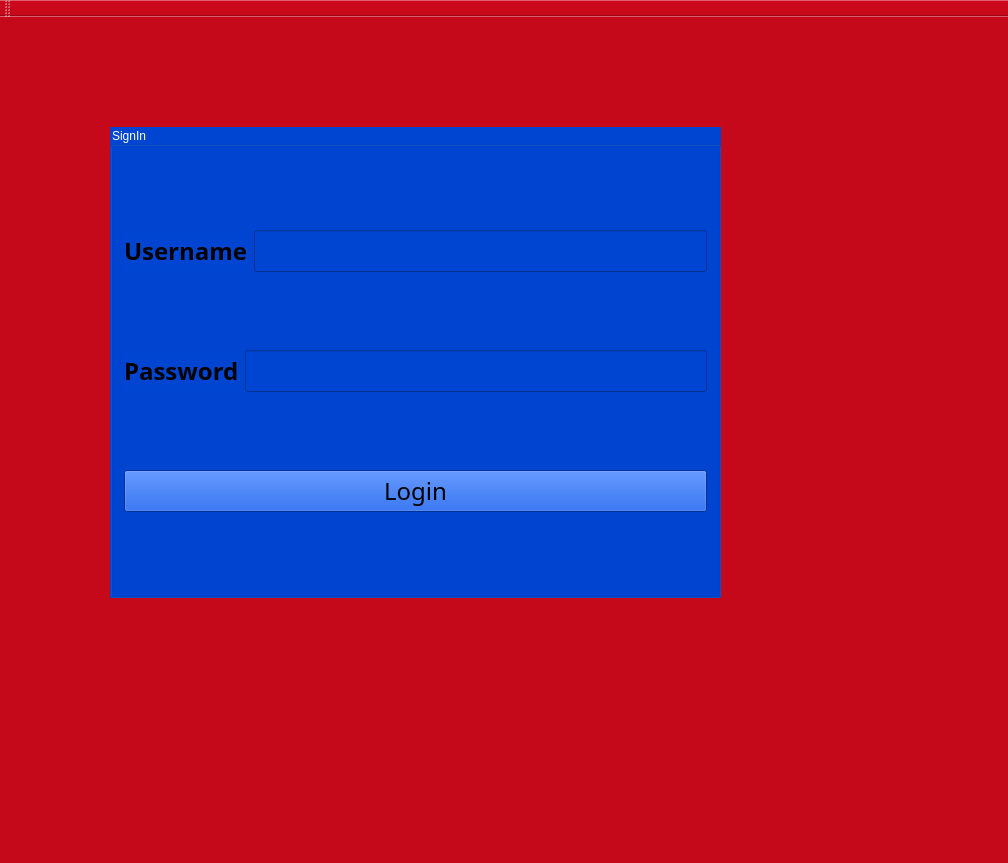
<?xml version="1.0" encoding="UTF-8"?>
<ui version="4.0">
 <class>MainWindow</class>
 <widget class="QMainWindow" name="MainWindow">
  <property name="geometry">
   <rect>
    <x>0</x>
    <y>0</y>
    <width>1008</width>
    <height>863</height>
   </rect>
  </property>
  <property name="windowTitle">
   <string>MainWindow</string>
  </property>
  <property name="autoFillBackground">
   <bool>false</bool>
  </property>
  <property name="styleSheet">
   <string notr="true">background-color: rgb(198, 8, 27);</string>
  </property>
  <property name="iconSize">
   <size>
    <width>60</width>
    <height>60</height>
   </size>
  </property>
  <property name="toolButtonStyle">
   <enum>Qt::ToolButtonIconOnly</enum>
  </property>
  <widget class="QWidget" name="centralWidget">
   <widget class="QGroupBox" name="groupBox_Login">
    <property name="geometry">
     <rect>
      <x>110</x>
      <y>110</y>
      <width>611</width>
      <height>471</height>
     </rect>
    </property>
    <property name="palette">
     <palette>
      <active>
       <colorrole role="WindowText">
        <brush brushstyle="SolidPattern">
         <color alpha="255">
          <red>255</red>
          <green>255</green>
          <blue>255</blue>
         </color>
        </brush>
       </colorrole>
       <colorrole role="Button">
        <brush brushstyle="SolidPattern">
         <color alpha="255">
          <red>0</red>
          <green>69</green>
          <blue>209</blue>
         </color>
        </brush>
       </colorrole>
       <colorrole role="Text">
        <brush brushstyle="SolidPattern">
         <color alpha="255">
          <red>255</red>
          <green>255</green>
          <blue>255</blue>
         </color>
        </brush>
       </colorrole>
       <colorrole role="ButtonText">
        <brush brushstyle="SolidPattern">
         <color alpha="255">
          <red>255</red>
          <green>255</green>
          <blue>255</blue>
         </color>
        </brush>
       </colorrole>
       <colorrole role="Base">
        <brush brushstyle="SolidPattern">
         <color alpha="255">
          <red>0</red>
          <green>69</green>
          <blue>209</blue>
         </color>
        </brush>
       </colorrole>
       <colorrole role="Window">
        <brush brushstyle="SolidPattern">
         <color alpha="255">
          <red>0</red>
          <green>69</green>
          <blue>209</blue>
         </color>
        </brush>
       </colorrole>
      </active>
      <inactive>
       <colorrole role="WindowText">
        <brush brushstyle="SolidPattern">
         <color alpha="255">
          <red>255</red>
          <green>255</green>
          <blue>255</blue>
         </color>
        </brush>
       </colorrole>
       <colorrole role="Button">
        <brush brushstyle="SolidPattern">
         <color alpha="255">
          <red>0</red>
          <green>69</green>
          <blue>209</blue>
         </color>
        </brush>
       </colorrole>
       <colorrole role="Text">
        <brush brushstyle="SolidPattern">
         <color alpha="255">
          <red>255</red>
          <green>255</green>
          <blue>255</blue>
         </color>
        </brush>
       </colorrole>
       <colorrole role="ButtonText">
        <brush brushstyle="SolidPattern">
         <color alpha="255">
          <red>255</red>
          <green>255</green>
          <blue>255</blue>
         </color>
        </brush>
       </colorrole>
       <colorrole role="Base">
        <brush brushstyle="SolidPattern">
         <color alpha="255">
          <red>0</red>
          <green>69</green>
          <blue>209</blue>
         </color>
        </brush>
       </colorrole>
       <colorrole role="Window">
        <brush brushstyle="SolidPattern">
         <color alpha="255">
          <red>0</red>
          <green>69</green>
          <blue>209</blue>
         </color>
        </brush>
       </colorrole>
      </inactive>
      <disabled>
       <colorrole role="WindowText">
        <brush brushstyle="SolidPattern">
         <color alpha="255">
          <red>120</red>
          <green>120</green>
          <blue>120</blue>
         </color>
        </brush>
       </colorrole>
       <colorrole role="Button">
        <brush brushstyle="SolidPattern">
         <color alpha="255">
          <red>0</red>
          <green>69</green>
          <blue>209</blue>
         </color>
        </brush>
       </colorrole>
       <colorrole role="Text">
        <brush brushstyle="SolidPattern">
         <color alpha="255">
          <red>120</red>
          <green>120</green>
          <blue>120</blue>
         </color>
        </brush>
       </colorrole>
       <colorrole role="ButtonText">
        <brush brushstyle="SolidPattern">
         <color alpha="255">
          <red>120</red>
          <green>120</green>
          <blue>120</blue>
         </color>
        </brush>
       </colorrole>
       <colorrole role="Base">
        <brush brushstyle="SolidPattern">
         <color alpha="255">
          <red>0</red>
          <green>69</green>
          <blue>209</blue>
         </color>
        </brush>
       </colorrole>
       <colorrole role="Window">
        <brush brushstyle="SolidPattern">
         <color alpha="255">
          <red>0</red>
          <green>69</green>
          <blue>209</blue>
         </color>
        </brush>
       </colorrole>
      </disabled>
     </palette>
    </property>
    <property name="autoFillBackground">
     <bool>false</bool>
    </property>
    <property name="styleSheet">
     <string notr="true">background-color: rgb(0, 69, 209);</string>
    </property>
    <property name="title">
     <string>SignIn</string>
    </property>
    <layout class="QVBoxLayout" name="verticalLayout">
     <item>
      <layout class="QHBoxLayout" name="horizontalLayout">
       <item>
        <widget class="QLabel" name="label_Username">
         <property name="palette">
          <palette>
           <active>
            <colorrole role="Button">
             <brush brushstyle="SolidPattern">
              <color alpha="255">
               <red>0</red>
               <green>69</green>
               <blue>209</blue>
              </color>
             </brush>
            </colorrole>
            <colorrole role="Text">
             <brush brushstyle="SolidPattern">
              <color alpha="255">
               <red>255</red>
               <green>255</green>
               <blue>255</blue>
              </color>
             </brush>
            </colorrole>
            <colorrole role="Base">
             <brush brushstyle="SolidPattern">
              <color alpha="255">
               <red>0</red>
               <green>69</green>
               <blue>209</blue>
              </color>
             </brush>
            </colorrole>
            <colorrole role="Window">
             <brush brushstyle="SolidPattern">
              <color alpha="255">
               <red>0</red>
               <green>69</green>
               <blue>209</blue>
              </color>
             </brush>
            </colorrole>
           </active>
           <inactive>
            <colorrole role="Button">
             <brush brushstyle="SolidPattern">
              <color alpha="255">
               <red>0</red>
               <green>69</green>
               <blue>209</blue>
              </color>
             </brush>
            </colorrole>
            <colorrole role="Text">
             <brush brushstyle="SolidPattern">
              <color alpha="255">
               <red>255</red>
               <green>255</green>
               <blue>255</blue>
              </color>
             </brush>
            </colorrole>
            <colorrole role="Base">
             <brush brushstyle="SolidPattern">
              <color alpha="255">
               <red>0</red>
               <green>69</green>
               <blue>209</blue>
              </color>
             </brush>
            </colorrole>
            <colorrole role="Window">
             <brush brushstyle="SolidPattern">
              <color alpha="255">
               <red>0</red>
               <green>69</green>
               <blue>209</blue>
              </color>
             </brush>
            </colorrole>
           </inactive>
           <disabled>
            <colorrole role="Button">
             <brush brushstyle="SolidPattern">
              <color alpha="255">
               <red>0</red>
               <green>69</green>
               <blue>209</blue>
              </color>
             </brush>
            </colorrole>
            <colorrole role="Text">
             <brush brushstyle="SolidPattern">
              <color alpha="255">
               <red>120</red>
               <green>120</green>
               <blue>120</blue>
              </color>
             </brush>
            </colorrole>
            <colorrole role="Base">
             <brush brushstyle="SolidPattern">
              <color alpha="255">
               <red>0</red>
               <green>69</green>
               <blue>209</blue>
              </color>
             </brush>
            </colorrole>
            <colorrole role="Window">
             <brush brushstyle="SolidPattern">
              <color alpha="255">
               <red>0</red>
               <green>69</green>
               <blue>209</blue>
              </color>
             </brush>
            </colorrole>
           </disabled>
          </palette>
         </property>
         <property name="font">
          <font>
           <family>Franklin Gothic Book</family>
           <pointsize>18</pointsize>
           <weight>75</weight>
           <bold>true</bold>
          </font>
         </property>
         <property name="text">
          <string>Username</string>
         </property>
         <property name="buddy">
          <cstring>lineEdit_Username</cstring>
         </property>
        </widget>
       </item>
       <item>
        <widget class="QLineEdit" name="lineEdit_Username">
         <property name="font">
          <font>
           <family>Franklin Gothic Book</family>
           <pointsize>18</pointsize>
          </font>
         </property>
         <property name="autoFillBackground">
          <bool>false</bool>
         </property>
        </widget>
       </item>
      </layout>
     </item>
     <item>
      <layout class="QHBoxLayout" name="horizontalLayout_2">
       <item>
        <widget class="QLabel" name="label_Password">
         <property name="font">
          <font>
           <family>Franklin Gothic Book</family>
           <pointsize>18</pointsize>
           <weight>75</weight>
           <bold>true</bold>
          </font>
         </property>
         <property name="text">
          <string>Password</string>
         </property>
         <property name="buddy">
          <cstring>lineEdit_Password</cstring>
         </property>
        </widget>
       </item>
       <item>
        <widget class="QLineEdit" name="lineEdit_Password">
         <property name="font">
          <font>
           <family>Franklin Gothic Book</family>
           <pointsize>18</pointsize>
          </font>
         </property>
        </widget>
       </item>
      </layout>
     </item>
     <item>
      <widget class="QPushButton" name="pushButton_Login">
       <property name="font">
        <font>
         <family>Franklin Gothic Book</family>
         <pointsize>18</pointsize>
        </font>
       </property>
       <property name="text">
        <string>Login</string>
       </property>
      </widget>
     </item>
    </layout>
   </widget>
   <widget class="QLabel" name="label_pic">
    <property name="geometry">
     <rect>
      <x>730</x>
      <y>130</y>
      <width>241</width>
      <height>451</height>
     </rect>
    </property>
    <property name="text">
     <string/>
    </property>
   </widget>
  </widget>
  <widget class="QMenuBar" name="menuBar">
   <property name="geometry">
    <rect>
     <x>0</x>
     <y>0</y>
     <width>1008</width>
     <height>21</height>
    </rect>
   </property>
  </widget>
  <widget class="QToolBar" name="mainToolBar">
   <attribute name="toolBarArea">
    <enum>TopToolBarArea</enum>
   </attribute>
   <attribute name="toolBarBreak">
    <bool>false</bool>
   </attribute>
  </widget>
  <widget class="QStatusBar" name="statusBar"/>
 </widget>
 <layoutdefault spacing="6" margin="11"/>
 <resources/>
 <connections/>
</ui>
